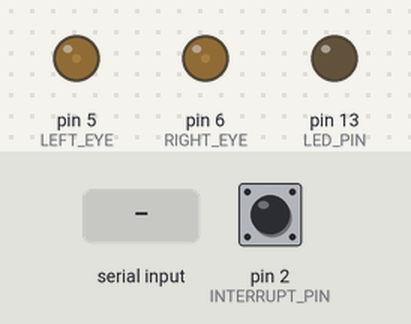
This sketch was run on a simulated Arduino Uno, built with avr-gcc and run on an emulated ATmega328P. Shown: output pins drawn as LEDs (lit = HIGH). The inputs (shaded band) are chosen by the test bench; at power-on: pin 2 (INTERRUPT_PIN) LOW. The sensor or clock chip raises its interrupt line as the real part does; what the sketch prints to the serial monitor is not drawn.

Above: at 1.9 s.
2.0 s: "1\n" received over Serial
At 3.3 s:
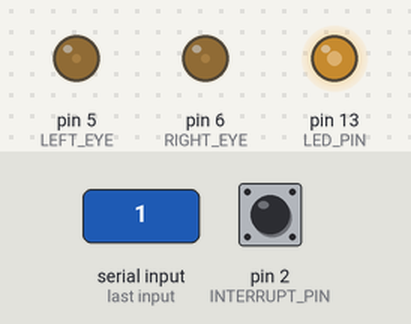
4.0 s: pin 2 (INTERRUPT_PIN) pulled HIGH for 0.15 s
At 4.9 s:
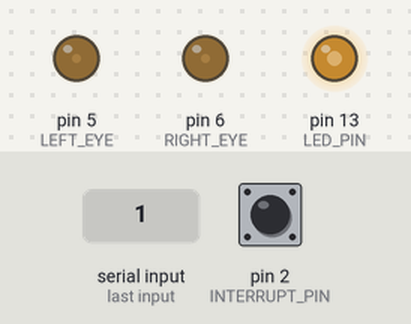
5.6 s: pin 2 (INTERRUPT_PIN) pulled HIGH for 1 s
At 6.2 s:
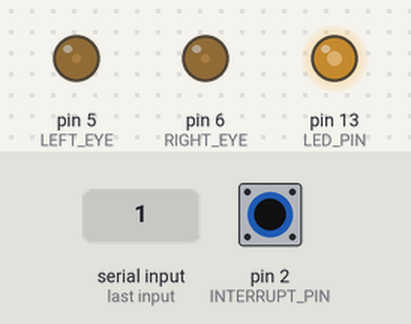
Timing chart, 0 to 8.6 s (numbered marks = the images above; inputs shaded):
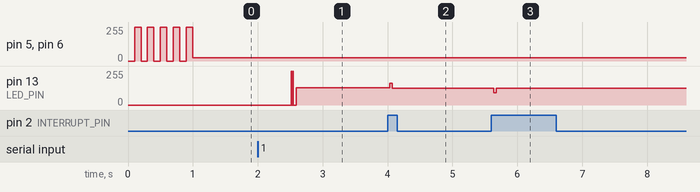

Measured:
- after the input at 2.0 s, pin 13 (LED_PIN): 0/255 → 128/255 after 0.52 s
- after the input at 4.0 s, pin 13 (LED_PIN): 128/255 → 126/255 at once
- after the input at 5.6 s, pin 13 (LED_PIN): 126/255 → 127/255 at once

The sketch:

MPU6050_DMP6_teapot.ino
```cpp
// I2Cdev and MPU6050 must be installed as libraries, or else the .cpp/.h files
// for both classes must be in the include path of your project
#include "I2Cdev.h"

#include "MPU6050_6Axis_MotionApps20.h"
//#include "MPU6050.h" // not necessary if using MotionApps include file

// Arduino Wire library is required if I2Cdev I2CDEV_ARDUINO_WIRE implementation
// is used in I2Cdev.h
#if I2CDEV_IMPLEMENTATION == I2CDEV_ARDUINO_WIRE
#include "Wire.h"
#endif

// class default I2C address is 0x68
// specific I2C addresses may be passed as a parameter here
// AD0 low = 0x68 (default for SparkFun breakout and InvenSense evaluation board)
// AD0 high = 0x69
MPU6050 mpu;
//MPU6050 mpu(0x69); // <-- use for AD0 high

/* =========================================================================
   NOTE: In addition to connection 3.3v, GND, SDA, and SCL, this sketch
   depends on the MPU-6050's INT pin being connected to the Arduino's
   external interrupt #0 pin. On the Arduino Uno and Mega 2560, this is
   digital I/O pin 2.
   ========================================================================= */

/* =========================================================================
   NOTE: Arduino v1.0.1 with the Leonardo board generates a compile error
   when using Serial.write(buf, len). The Teapot output uses this method.
   The solution requires a modification to the Arduino USBAPI.h file, which
   is fortunately simple, but annoying. This will be fixed in the next IDE
   release. For more info, see these links:

   http://arduino.cc/forum/index.php/topic,109987.0.html
   http://code.google.com/p/arduino/issues/detail?id=958
   ========================================================================= */

#define OUTPUT_TEAPOT

#define INTERRUPT_PIN 2  // use pin 2 on Arduino Uno & most boards
#define LED_PIN 13 // (Arduino is 13, Teensy is 11, Teensy++ is 6)
bool blinkState = false;

#define LEFT_EYE 5
#define RIGHT_EYE 6
int dim_eyes = 25;
int mid_eyes = 128;
int bright_eyes = 255;

// MPU control/status vars
bool dmpReady = false;  // set true if DMP init was successful
uint8_t mpuIntStatus;   // holds actual interrupt status byte from MPU
uint8_t devStatus;      // return status after each device operation (0 = success, !0 = error)
uint16_t packetSize;    // expectend DMP packet size (default is 42 bytes)
uint16_t fifoCount;     // count of all bytes currently in FIFO
uint8_t fifoBuffer[64]; // FIFO storage buffer

// orientation/motion vars
Quaternion q;           // [w, x, y, z]         quaternion container
VectorInt16 aa;         // [x, y, z]            accel sensor measurements
VectorInt16 aaReal;     // [x, y, z]            gravity-free accel sensor measurements
VectorInt16 aaWorld;    // [x, y, z]            world-frame accel sensor measurements
VectorFloat gravity;    // [x, y, z]            gravity vector
float euler[3];         // [psi, theta, phi]    Euler angle container
float ypr[3];           // [yaw, pitch, roll]   yaw/pitch/roll container and gravity vector

// packet structure for InvenSense teapot demo
uint8_t teapotPacket[14] = { '$', 0x02, 0, 0, 0, 0, 0, 0, 0, 0, 0x00, 0x00, '\r', '\n' };


// FUNCTIONS:

void fadeEyes();
void flashEyes(int n);


// ================================================================
// ===               INTERRUPT DETECTION ROUTINE                ===
// ================================================================

volatile bool mpuInterrupt = false;     // indicates whether MPU interrupt pin has gone high
void dmpDataReady() {
  mpuInterrupt = true;
}


// ================================================================
// ===                      INITIAL SETUP                       ===
// ================================================================

void setup() {
  // join I2C bus (I2Cdev library doesn't do this automatically)
#if I2CDEV_IMPLEMENTATION == I2CDEV_ARDUINO_WIRE
  Wire.begin();
  Wire.setClock(400000); // 400kHz I2C clock. Comment this line if having compilation difficulties
#elif I2CDEV_IMPLEMENTATION == I2CDEV_BUILTIN_FASTWIRE
  Fastwire::setup(400, true);
#endif


  // EYE SETUP SEQUENCE:
  pinMode(LEFT_EYE, OUTPUT);
  pinMode(RIGHT_EYE, OUTPUT);

  flashEyes(5);

  analogWrite(LEFT_EYE, dim_eyes);
  analogWrite(RIGHT_EYE, dim_eyes);

  // initialize serial communication
  // (115200 chosen because it is required for Teapot Demo output, but it's
  // really up to you depending on your project)
  Serial.begin(115200);
  while (!Serial); // wait for Leonardo enumeration, others continue immediately

  // NOTE: 8MHz or slower host processors, like the Teensy @ 3.3V or Arduino
  // Pro Mini running at 3.3V, cannot handle this baud rate reliably due to
  // the baud timing being too misaligned with processor ticks. You must use
  // 38400 or slower in these cases, or use some kind of external separate
  // crystal solution for the UART timer.

  // initialize devicetea
  Serial.println(F("Initializing I2C devices..."));
  mpu.initialize();
  pinMode(INTERRUPT_PIN, INPUT);

  // verify connection
  Serial.println(F("Testing device connections..."));
  Serial.println(mpu.testConnection() ? F("MPU6050 connection successful") : F("MPU6050 connection failed"));

  // wait for ready
  Serial.println(F("\nSend any character to begin DMP programming and demo: "));
  while (Serial.available() && Serial.read()); // empty buffer
  while (!Serial.available());                 // wait for data
  while (Serial.available() && Serial.read()); // empty buffer again

  // load and configure the DMP
  Serial.println(F("Initializing DMP..."));
  devStatus = mpu.dmpInitialize();

  // supply your own gyro offsets here, scaled for min sensitivity
  mpu.setXGyroOffset(220);
  mpu.setYGyroOffset(76);
  mpu.setZGyroOffset(-85);
  mpu.setZAccelOffset(1788); // 1688 factory default for my test chip

  // make sure it worked (returns 0 if so)
  if (devStatus == 0) {
    // Calibration Time: generate offsets and calibrate our MPU6050
    mpu.CalibrateAccel(6);
    mpu.CalibrateGyro(6);
    mpu.PrintActiveOffsets();
    // turn on the DMP, now that it's ready
    Serial.println(F("Enabling DMP..."));
    mpu.setDMPEnabled(true);

    // enable Arduino interrupt detection
    Serial.print(F("Enabling interrupt detection (Arduino external interrupt "));
    Serial.print(digitalPinToInterrupt(INTERRUPT_PIN));
    Serial.println(F(")..."));
    attachInterrupt(digitalPinToInterrupt(INTERRUPT_PIN), dmpDataReady, RISING);
    mpuIntStatus = mpu.getIntStatus();

    // set our DMP Ready flag so the main loop() function knows it's okay to use it
    Serial.println(F("DMP ready! Waiting for first interrupt..."));
    dmpReady = true;

    // get expected DMP packet size for later comparison
    packetSize = mpu.dmpGetFIFOPacketSize();
  } else {
    // ERROR!
    // 1 = initial memory load failed
    // 2 = DMP configuration updates failed
    // (if it's going to break, usually the code will be 1)
    Serial.print(F("DMP Initialization failed (code "));
    Serial.print(devStatus);
    Serial.println(F(")"));
  }

  // configure LED for output
  pinMode(LED_PIN, OUTPUT);
}


// ================================================================
// ===                    MAIN PROGRAM LOOP                     ===
// ================================================================

void loop() {
  // if programming failed, don't try to do anything
  if (!dmpReady) return;

  // wait for MPU interrupt or extra packet(s) available
  while (!mpuInterrupt && fifoCount < packetSize) {
    if (mpuInterrupt && fifoCount < packetSize) {
      // try to get out of the infinite loop
      fifoCount = mpu.getFIFOCount();
    }
    // other program behavior stuff here
    // .
    // .
    // .
    // if you are really paranoid you can frequently test in between other
    // stuff to see if mpuInterrupt is true, and if so, "break;" from the
    // while() loop to immediately process the MPU data
    // .
    // .
    // .
  }

  // reset interrupt flag and get INT_STATUS byte
  mpuInterrupt = false;
  mpuIntStatus = mpu.getIntStatus();

  // get current FIFO count
  fifoCount = mpu.getFIFOCount();
  if (fifoCount < packetSize) {
    //Lets go back and wait for another interrupt. We shouldn't be here, we got an interrupt from another event
    // This is blocking so don't do it   while (fifoCount < packetSize) fifoCount = mpu.getFIFOCount();
  }
  // check for overflow (this should never happen unless our code is too inefficient)
  else if ((mpuIntStatus & _BV(MPU6050_INTERRUPT_FIFO_OFLOW_BIT)) || fifoCount >= 1024) {
    // reset so we can continue cleanly
    mpu.resetFIFO();
    //  fifoCount = mpu.getFIFOCount();  // will be zero after reset no need to ask
    Serial.println(F("FIFO overflow!"));

    // otherwise, check for DMP data ready interrupt (this should happen frequently)
  } else if (mpuIntStatus & _BV(MPU6050_INTERRUPT_DMP_INT_BIT)) {

    // read a packet from FIFO
    while (fifoCount >= packetSize) { // Lets catch up to NOW, someone is using the dreaded delay()!
      mpu.getFIFOBytes(fifoBuffer, packetSize);
      // track FIFO count here in case there is > 1 packet available
      // (this lets us immediately read more without waiting for an interrupt)
      fifoCount -= packetSize;
    }
#ifdef OUTPUT_READABLE_QUATERNION
    // display quaternion values in easy matrix form: w x y z
    mpu.dmpGetQuaternion(&q, fifoBuffer);
    Serial.print("quat\t");
    Serial.print(q.w);
    Serial.print("\t");
    Serial.print(q.x);
    Serial.print("\t");
    Serial.print(q.y);
    Serial.print("\t");
    Serial.println(q.z);
#endif

#ifdef OUTPUT_READABLE_EULER
    // display Euler angles in degrees
    mpu.dmpGetQuaternion(&q, fifoBuffer);
    mpu.dmpGetEuler(euler, &q);
    Serial.print("euler\t");
    Serial.print(euler[0] * 180 / M_PI);
    Serial.print("\t");
    Serial.print(euler[1] * 180 / M_PI);
    Serial.print("\t");
    Serial.println(euler[2] * 180 / M_PI);
#endif

#ifdef OUTPUT_READABLE_YAWPITCHROLL
    // display Euler angles in degrees
    mpu.dmpGetQuaternion(&q, fifoBuffer);
    mpu.dmpGetGravity(&gravity, &q);
    mpu.dmpGetYawPitchRoll(ypr, &q, &gravity);
    Serial.print("ypr\t");
    Serial.print(ypr[0] * 180 / M_PI);
    Serial.print("\t");
    Serial.print(ypr[1] * 180 / M_PI);
    Serial.print("\t");
    Serial.println(ypr[2] * 180 / M_PI);
#endif

#ifdef OUTPUT_READABLE_REALACCEL
    // display real acceleration, adjusted to remove gravity
    mpu.dmpGetQuaternion(&q, fifoBuffer);
    mpu.dmpGetAccel(&aa, fifoBuffer);
    mpu.dmpGetGravity(&gravity, &q);
    mpu.dmpGetLinearAccel(&aaReal, &aa, &gravity);
    Serial.print("areal\t");
    Serial.print(aaReal.x);
    Serial.print("\t");
    Serial.print(aaReal.y);
    Serial.print("\t");
    Serial.println(aaReal.z);
#endif

#ifdef OUTPUT_READABLE_WORLDACCEL
    // display initial world-frame acceleration, adjusted to remove gravity
    // and rotated based on known orientation from quaternion
    mpu.dmpGetQuaternion(&q, fifoBuffer);
    mpu.dmpGetAccel(&aa, fifoBuffer);
    mpu.dmpGetGravity(&gravity, &q);
    mpu.dmpGetLinearAccel(&aaReal, &aa, &gravity);
    mpu.dmpGetLinearAccelInWorld(&aaWorld, &aaReal, &q);
    Serial.print("aworld\t");
    Serial.print(aaWorld.x);
    Serial.print("\t");
    Serial.print(aaWorld.y);
    Serial.print("\t");
    Serial.println(aaWorld.z);
#endif

#ifdef OUTPUT_TEAPOT
    // display quaternion values in InvenSense Teapot demo format:
    teapotPacket[2] = fifoBuffer[0];
    teapotPacket[3] = fifoBuffer[1];
    teapotPacket[4] = fifoBuffer[4];
    teapotPacket[5] = fifoBuffer[5];
    teapotPacket[6] = fifoBuffer[8];
    teapotPacket[7] = fifoBuffer[9];
    teapotPacket[8] = fifoBuffer[12];
    teapotPacket[9] = fifoBuffer[13];
    Serial.write(teapotPacket, 14);
    teapotPacket[11]++; // packetCount, loops at 0xFF on purpose
#endif

    // blink LED to indicate activity
    blinkState = !blinkState;
    digitalWrite(LED_PIN, blinkState);
  }
}

void fadeEyes() {
  for (int i = dim_eyes; i < bright_eyes; i++) {
    analogWrite(LEFT_EYE, i);
    analogWrite(RIGHT_EYE, i);
    delay(50);
  }
  delay(150);
  for (int i = bright_eyes; i < dim_eyes; i++) {
    analogWrite(LEFT_EYE, i);
    analogWrite(RIGHT_EYE, i);
    delay(50);
  }
  delay(150);
}

void flashEyes(int n) {
  for (int i = 0; i < n; i++) {
    analogWrite(LEFT_EYE, 0);
    analogWrite(RIGHT_EYE, 0);
    delay(100);
    analogWrite(LEFT_EYE, 255);
    analogWrite(RIGHT_EYE, 255);
    delay(100);
  }
  analogWrite(LEFT_EYE, 0);
  analogWrite(RIGHT_EYE, 0);
}
```
